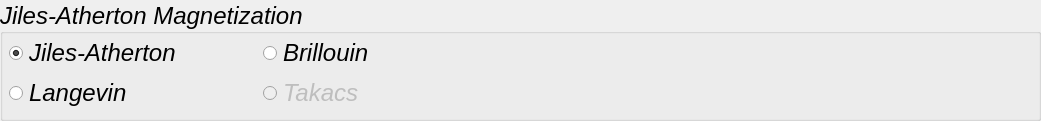
     <widget class="QGroupBox" name="GroupBox_title_2">
      <property name="geometry">
       <rect>
        <x>10</x>
        <y>0</y>
        <width>1041</width>
        <height>121</height>
       </rect>
      </property>
      <property name="sizePolicy">
       <sizepolicy hsizetype="Minimum" vsizetype="Minimum">
        <horstretch>0</horstretch>
        <verstretch>0</verstretch>
       </sizepolicy>
      </property>
      <property name="font">
       <font>
        <pointsize>18</pointsize>
        <italic>true</italic>
       </font>
      </property>
      <property name="styleSheet">
       <string notr="true"/>
      </property>
      <property name="title">
       <string>Jiles-Atherton Magnetization</string>
      </property>
      <property name="alignment">
       <set>Qt::AlignLeading|Qt::AlignLeft|Qt::AlignVCenter</set>
      </property>
      <widget class="QWidget" name="horizontalLayoutWidget_2">
       <property name="geometry">
        <rect>
         <x>9</x>
         <y>30</y>
         <width>1021</width>
         <height>88</height>
        </rect>
       </property>
       <layout class="QHBoxLayout" name="Layout_title_M">
        <item>
         <layout class="QGridLayout" name="Layout_title_right_M">
          <property name="spacing">
           <number>0</number>
          </property>
          <item row="1" column="1">
           <widget class="QRadioButton" name="RadioButton_tamodel">
            <property name="enabled">
             <bool>false</bool>
            </property>
            <property name="text">
             <string>Takacs</string>
            </property>
           </widget>
          </item>
          <item row="0" column="0">
           <widget class="QRadioButton" name="RadioButton_jamodel">
            <property name="text">
             <string>Jiles-Atherton</string>
            </property>
            <property name="checked">
             <bool>true</bool>
            </property>
           </widget>
          </item>
          <item row="0" column="1">
           <widget class="QRadioButton" name="RadioButton_brmodel">
            <property name="text">
             <string>Brillouin</string>
            </property>
           </widget>
          </item>
          <item row="1" column="0">
           <widget class="QRadioButton" name="RadioButton_lamodel">
            <property name="text">
             <string>Langevin</string>
            </property>
           </widget>
          </item>
         </layout>
        </item>
        <item>
         <widget class="QLabel" name="Label_fomula_M">
          <property name="styleSheet">
           <string notr="true">image: url(:/Formula/source/formula_m_ja.png)</string>
          </property>
          <property name="text">
           <string/>
          </property>
         </widget>
        </item>
       </layout>
      </widget>
     </widget>
